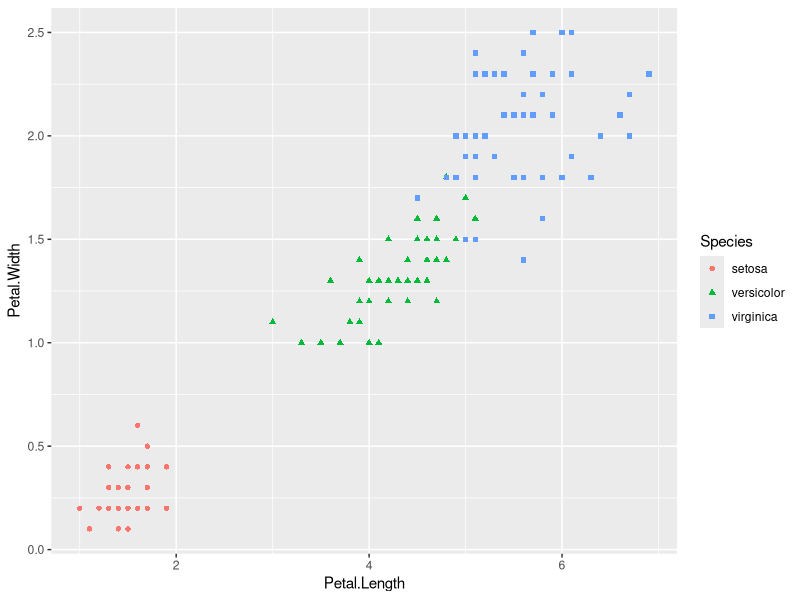

Reproduce this figure in R.
library(ggplot2)

data("iris")
ggplot(iris, aes(Petal.Length, Petal.Width))+
  geom_point(aes(color=Species, shape= Species))

# cambio

x <- 1

x*2

#Cambio cambio
#Cambio hecho por Sandy
